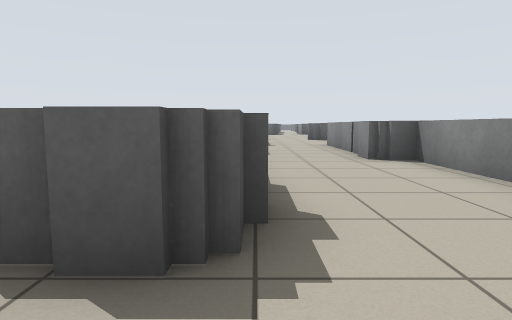
[1] (above)

21 first-person views from a walk through a robot-simulator world made for Stage. The camera is 0.72 m above the floor, tilts 6° down and sees 75° across. The lines on the ground mark 1 m squares. The floor is counted in squares, 1 m on a side. Each view is taken from the middle of a square. On the plan, view 1 faces up. The plan holds only what a view shows up to about 10 squares ahead; the rest is blank. The place goes on beyond the plan. Robots are left out.

[2]
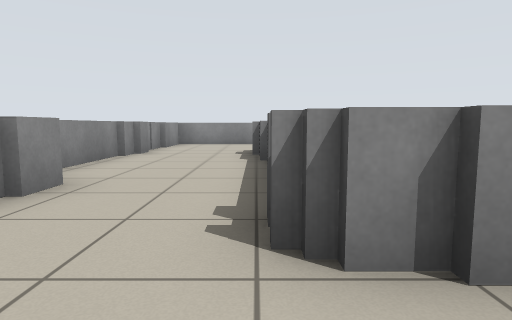

[3]
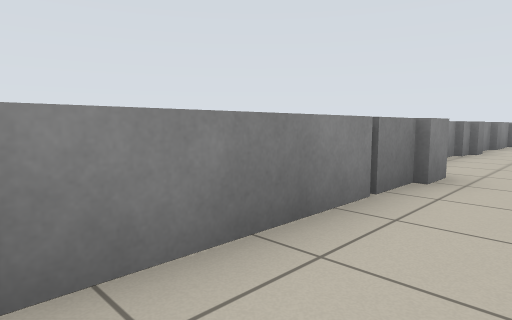

[4]
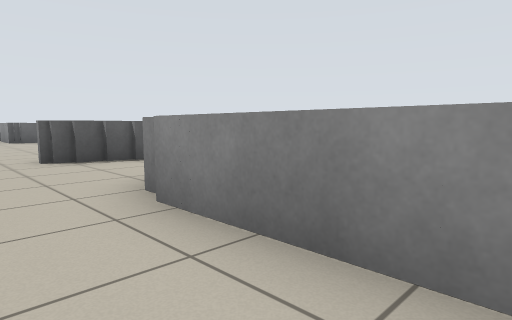

[5]
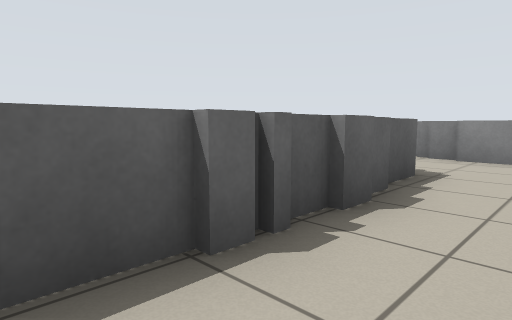

[6]
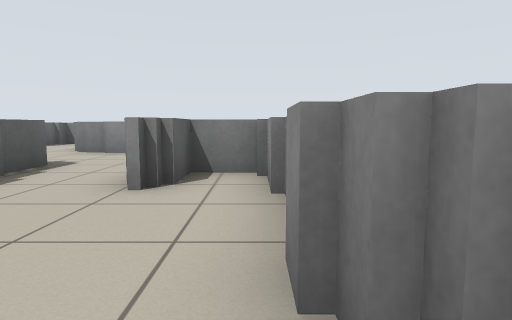

[7]
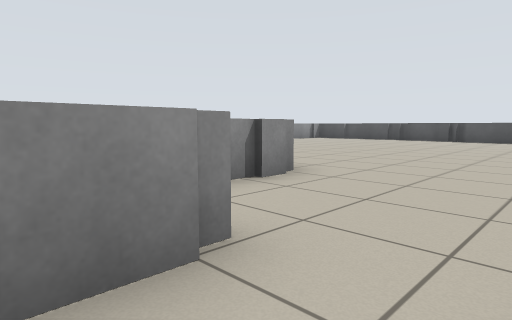

[8]
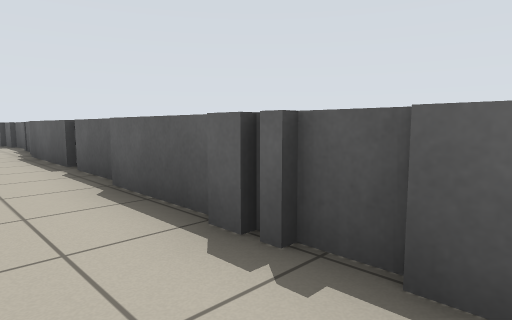

[9]
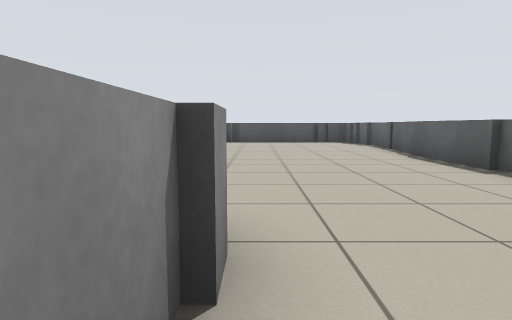

[10]
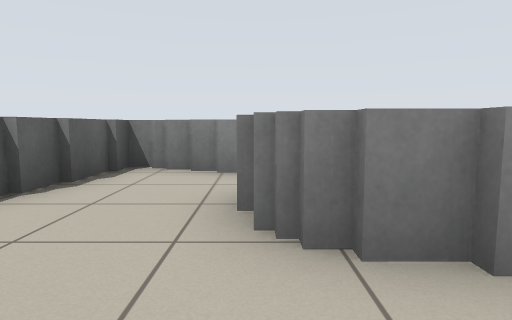

[11]
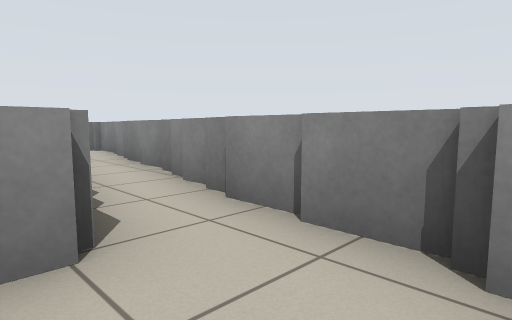

[12]
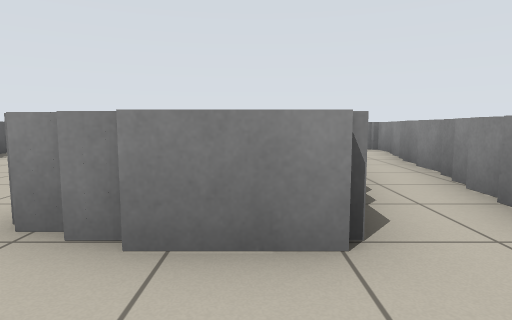

[13]
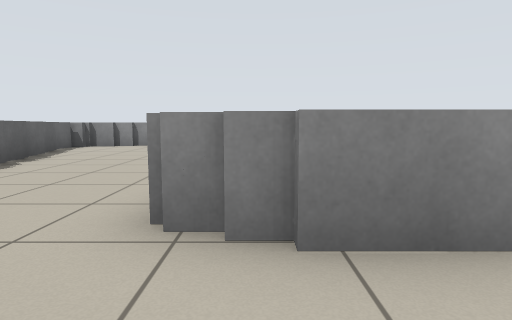

[14]
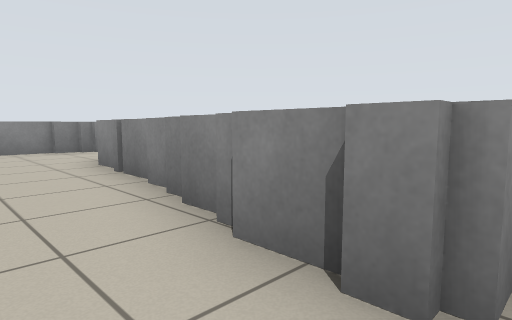

[15]
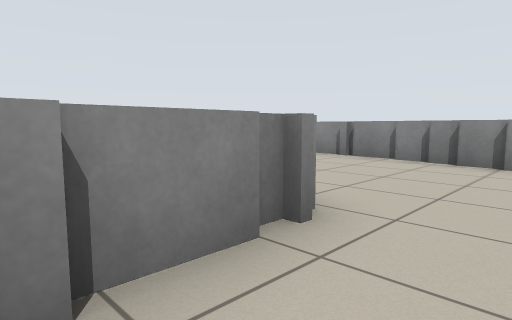

[16]
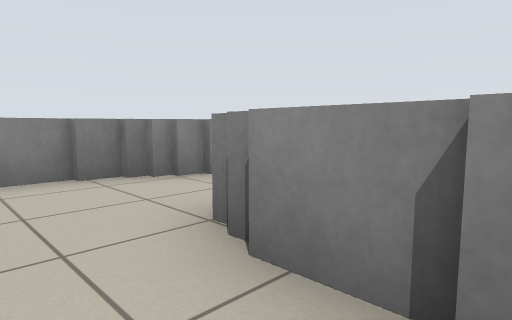

[17]
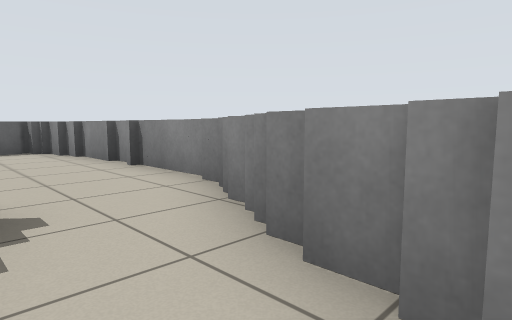

[18]
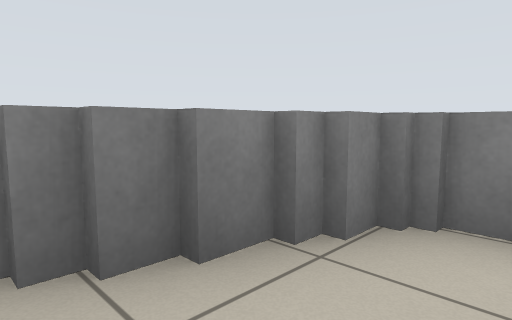

[19]
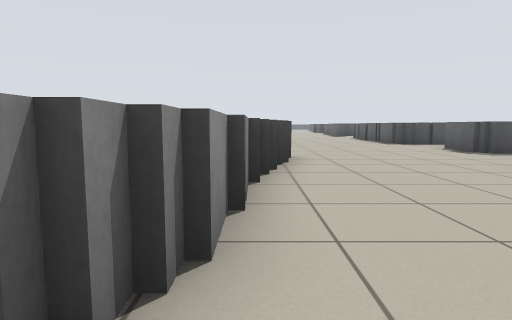

[20]
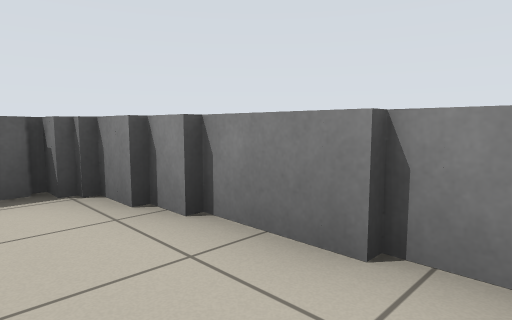

[21]
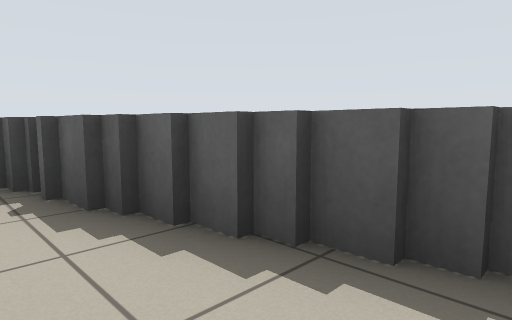

### Floor plan
Key: @ floor where view 1 was taken; # wall or solid block; . floor; = window, fence, low wall or low ledge.
Columns run from 14 left of view 1 to 17 right of it. Each row starts with its distance up from view 1.
 26                      ..#     = =
 25                   ##...# ==###==
 24                   .....##==...#=
 23                   ............#=
 22                   ............#=
 21                  .............#=
 20                 .....=........#
 19                 ....===#===...#
 18                 ....#=======..#=
 17                 .....==#==#..===
 16                 .=#====#== ..# =
 15                 ....=#=##=..==
 14                 ....==  ===#=
 13                ..=#.#
 12 ===###########=..##=#
 11  ................#=
 10  ................#=#=
  9  ...........=#=..#
  8  .........=.=#...#
  7  ........#=   ...#=
  6     ....      ...==
  5      ..       ...==
  4              ==..==
  3              ==..==
  2              #=..==
  1              ....==
  0               @  #

Positions as (right, up) in squares from view 1, and headings:
1: (0, 0), facing up
2: (0, 11), facing down
3: (1, 12), facing down-right
4: (1, 9), facing up-right
5: (-5, 10), facing up-right
6: (-6, 8), facing right
7: (-1, 11), facing down-left
8: (-2, 10), facing up-left
9: (-3, 8), facing left
10: (1, 13), facing right
11: (4, 18), facing down-right
12: (4, 18), facing right
13: (4, 19), facing right
14: (6, 21), facing down-right
15: (7, 26), facing down-right
16: (11, 20), facing down-right
17: (13, 15), facing up-right
18: (13, 17), facing down-right
19: (14, 19), facing left
20: (14, 21), facing up-right
21: (14, 23), facing up-left
